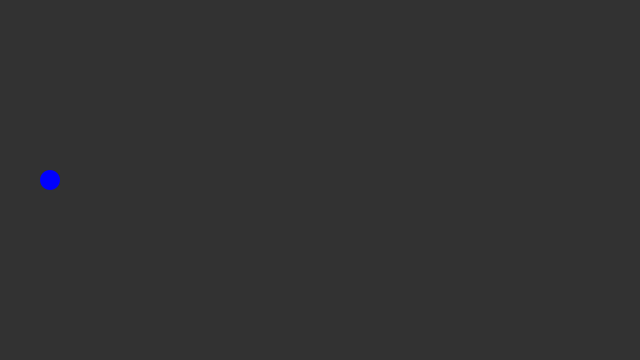
Frame 1 (no input)
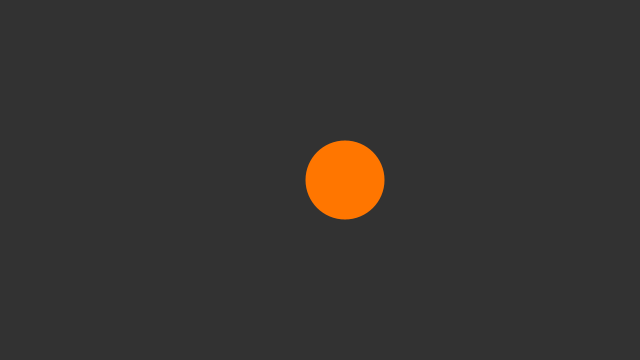
Frame 60 (the mouse pressed at the canvas centre just before this capture)
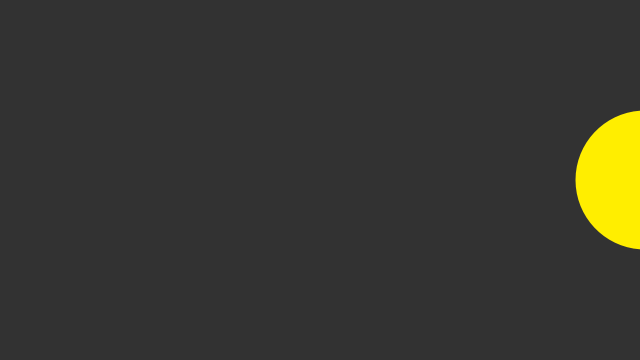
Frame 120 (the mouse held since frame 60 and released just before this capture)

The Processing sketch that drew these frames (run headless with seeded random() and noise(); from frame 60 on, the mouse is pressed at the canvas centre):

// Processing sketch: sketch_4_2_six_variables
// ── sketch_4_2_six_variables.pde
float x=50; //x position
float d=20;  //diameter
float r=0;  //red channel
float g=0;  //green channel
float b=255;  //blue channel


void setup() {
  size(640, 360);
}

void draw() {
  background(50);
  float y=height/2;  //y position, to use the pre-defined valuable "height", it has to appear after size.

  noStroke();
  fill(r, g, b);
  r=r+10;
  g=g+2;
  b=abs(b-5);


  ellipse(x, y, d, d); //draw circle's x position according to the circleX value.
  x=x+5;
  d=d+1;
}
